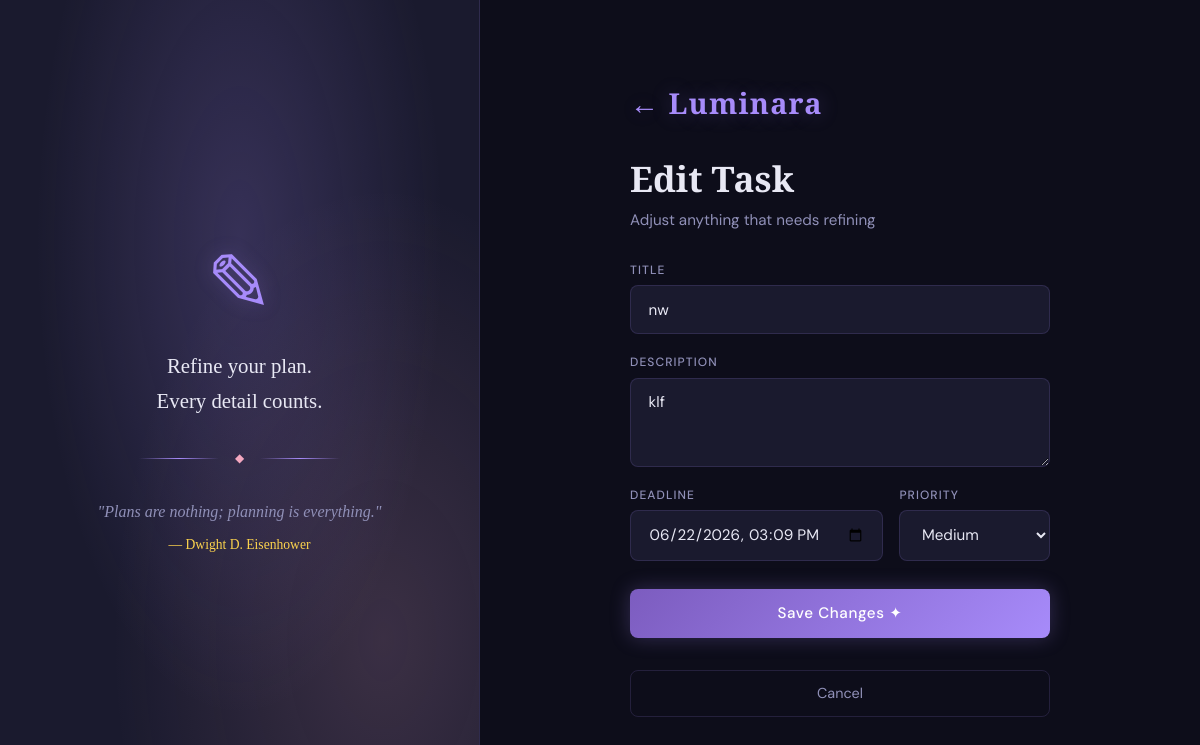
Page /task/edit/2 (signed in) on the committed database.
### tables this page shows
CREATE TABLE tasks (
                id          INTEGER PRIMARY KEY AUTOINCREMENT,
                user_id     INTEGER NOT NULL,
                title       TEXT    NOT NULL,
                description TEXT,
                deadline    TEXT,
                priority    TEXT    DEFAULT 'medium',
                done        INTEGER DEFAULT 0,
                created     TEXT    DEFAULT (datetime('now')),
                FOREIGN KEY (user_id) REFERENCES users(id)
            );

### app.py (the view, shortened to what this page needs)
@app.route('/task/edit/<int:task_id>', methods=['GET', 'POST'])
@login_required
def edit_task(task_id):
    with get_db() as conn:
        task = conn.execute(
            'SELECT * FROM tasks WHERE id=? AND user_id=?',
            (task_id, session['user_id'])
        ).fetchone()
    if not task:
        return redirect(url_for('dashboard'))
    return render_template('edit_task.html', task=task, username=session['username'])

### app.py (called while the page is built)
def get_db():
    conn = sqlite3.connect(DB_PATH)
    conn.row_factory = sqlite3.Row
    return conn

def login_required(f):
    @wraps(f)
    def decorated(*args, **kwargs):
        if 'user_id' not in session:
            return redirect(url_for('login'))
        return f(*args, **kwargs)
    return decorated

### templates/edit_task.html (shortened to what this page needs)
{% extends 'base.html' %}
{% block body %}
<div class="auth-page edit-page">
  <div class="auth-art">
    <div class="art-inner">
      <div class="brand-monogram">✎</div>
      <p class="art-tagline">Refine your plan.<br>Every detail counts.</p>
      <div class="art-ornament">
        <span></span><span class="diamond">◆</span><span></span>
      </div>
      <p class="art-quote">"Plans are nothing; planning is everything."<br><em>— Dwight D. Eisenhower</em></p>
    </div>
  </div>
  <div class="auth-form-panel">
    <div class="auth-form-inner">
      <div class="auth-logo"><a href="{{ url_for('dashboard') }}" style="color:inherit;text-decoration:none">← Luminara</a></div>
      <h1 class="auth-heading">Edit Task</h1>
      <p class="auth-sub">Adjust anything that needs refining</p>
      <form method="POST" class="auth-form">
        <div class="field-group">
          <label>Title</label>
          <input name="title" type="text" value="{{ task['title'] }}" required>
        </div>
        <div class="field-group">
          <label>Description</label>
          <textarea name="description" rows="3">{{ task['description'] or '' }}</textarea>
        </div>
        <div class="field-row" style="gap:1rem">
          <div class="field-group" style="flex:1">
            <label>Deadline</label>
            <input name="deadline" type="datetime-local" value="{{ task['deadline'] or '' }}">
          </div>
          <div class="field-group" style="flex:1">
            <label>Priority</label>
            <select name="priority">
              <option value="medium" {% if task['priority']=='medium' %}selected{% endif %}>Medium</option>
            </select>
          </div>
        </div>
        <button class="btn-primary" type="submit">Save Changes ✦</button>
        <a href="{{ url_for('dashboard') }}" class="btn-secondary" style="display:block;text-align:center;margin-top:.75rem">Cancel</a>
      </form>
    </div>
  </div>
</div>
{% endblock %}

### rows in the picture
tasks: title "nw", description "klf", deadline "06/22/2026 15:09", priority "Medium"
